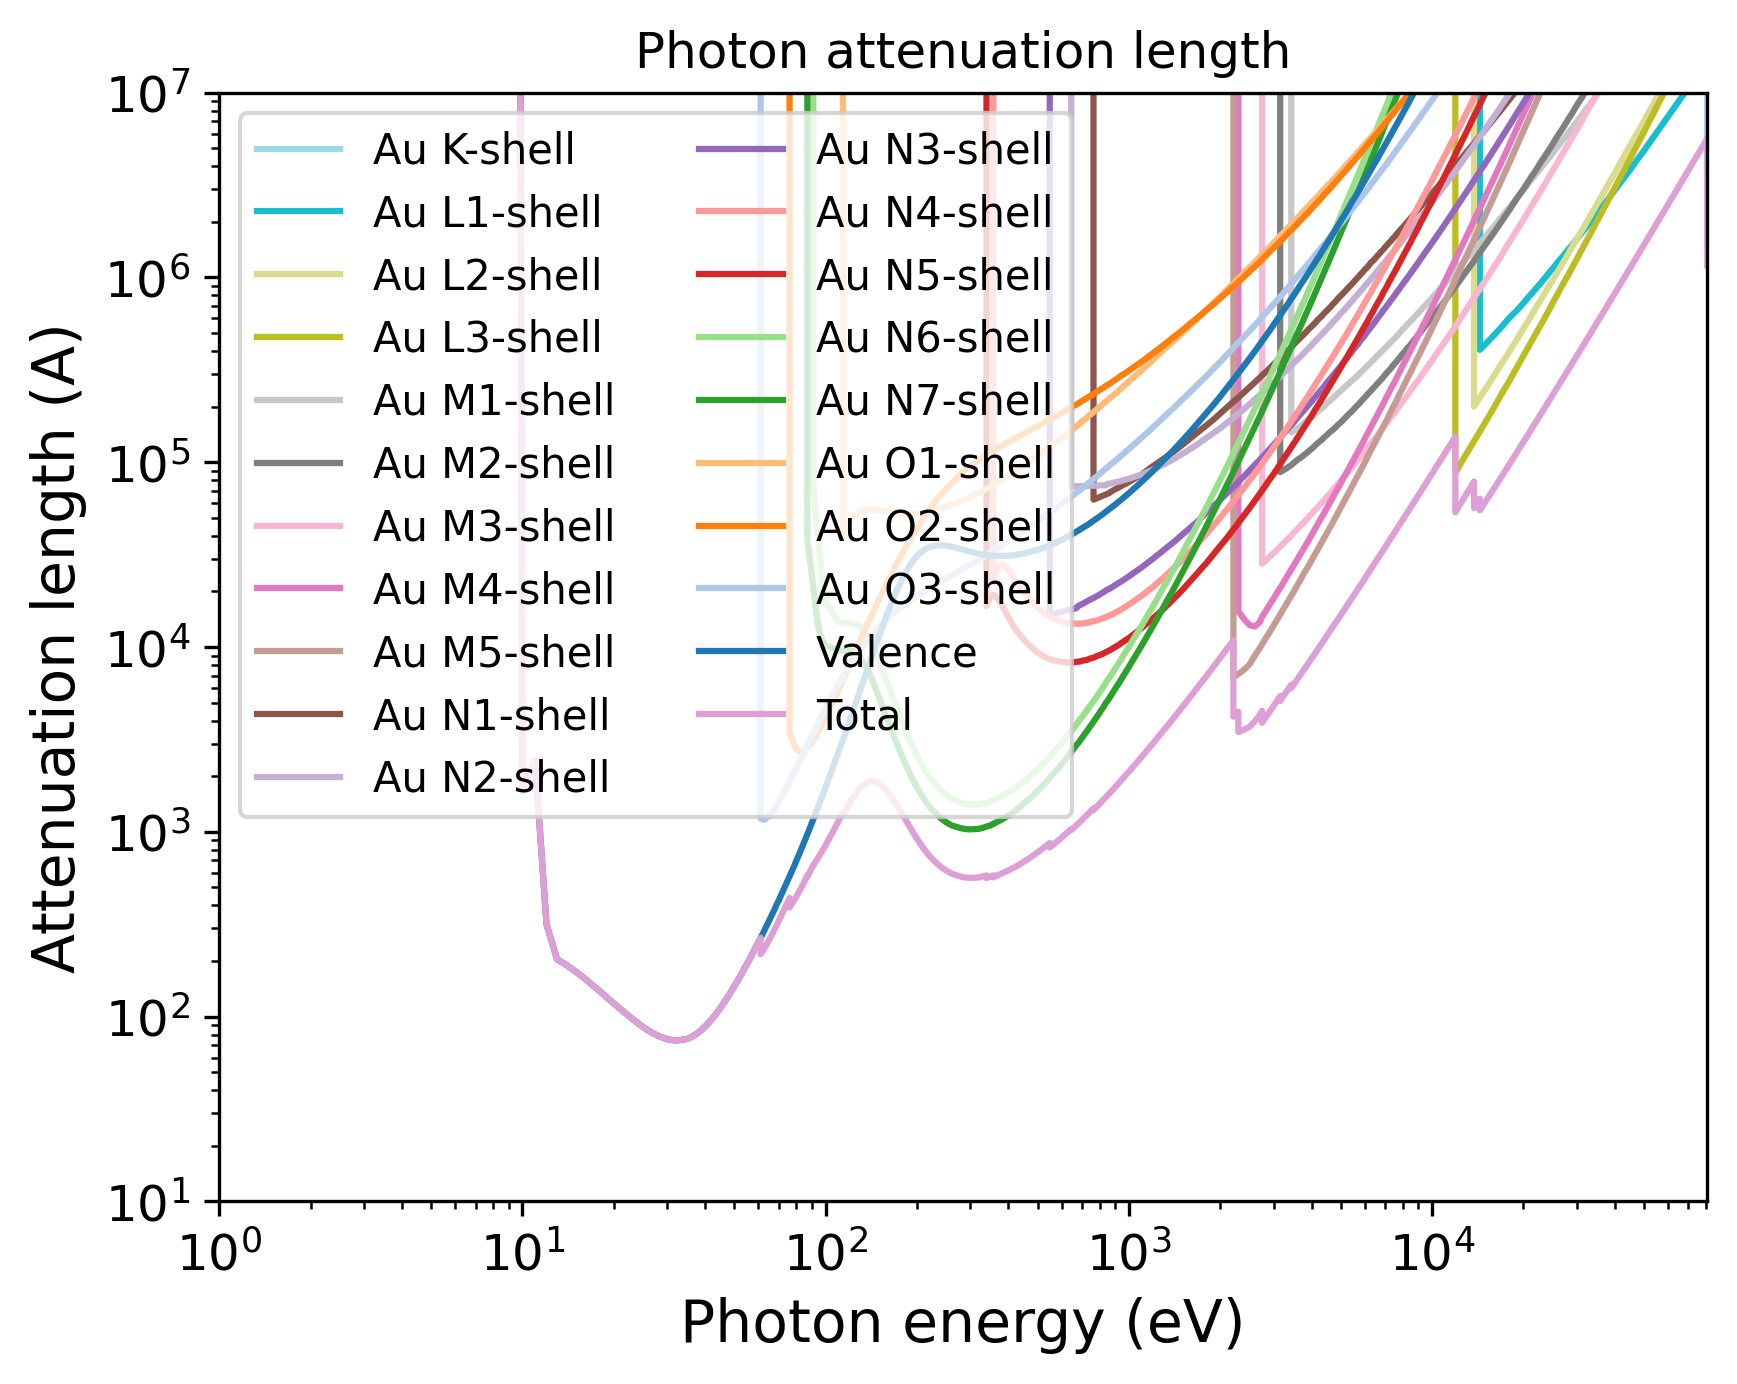

Here is the Python script that generated this plot:
import pandas as pd
import numpy as np
import matplotlib.pyplot as plt
import matplotlib.cm as cm
# Set the format:
plt.xlabel("Photon energy (eV)", fontsize=14)
plt.ylabel("Attenuation length (A)", fontsize=14)
plt.xticks(fontsize=12)
plt.yticks(fontsize=12)
plt.grid(False)
# Set the axes:
# Read the output file:
df = pd.read_csv(r"OUTPUT_Au_NP_Photon_IMFP.dat", sep=r'\s+', header=None, comment="#", skipinitialspace=True)
plt.xscale("log")
plt.yscale("log")
# Prepare the plot:
columns_to_plot = [ 1, 2, 3, 4, 5, 6, 7, 8, 9, 10, 11, 12, 13, 14, 15, 16, 17, 18, 19, 20, 21]
labels = [ "Au K-shell", "Au L1-shell", "Au L2-shell", "Au L3-shell", "Au M1-shell", "Au M2-shell", "Au M3-shell", "Au M4-shell", "Au M5-shell", "Au N1-shell", "Au N2-shell", "Au N3-shell", "Au N4-shell", "Au N5-shell", "Au N6-shell", "Au N7-shell", "Au O1-shell", "Au O2-shell", "Au O3-shell", "Valence", "Total"]
# Create N distinct colors from a colormap
N = len(columns_to_plot)
colors = np.vstack([plt.cm.tab20(np.linspace(1, 0, 20)), plt.cm.tab20b(np.linspace(1, 0, 20))])
# Set line styles:
linestyles = [ "-", "-", "-", "-", "-", "-", "-", "-", "-", "-", "-", "-", "-", "-", "-", "-", "-", "-", "-", "-", "-"]
for i, col in enumerate(columns_to_plot):
    color = colors[i % len(colors)]
    ls    = linestyles[i % len(linestyles)]
    label = labels[i % len(labels)]
    plt.plot(df.iloc[:, 0], df.iloc[:, col],
    color=color,
    label=label,
    linestyle=ls)
plt.xlim(1.00000000,80729.00100000)
plt.ylim(10.00000000,10000000.00000000)
plt.title("Photon attenuation length")
plt.legend(loc="best", fontsize=10, ncol=2)
# Save the plot in this format:
plt.savefig("OUTPUT_MFP_photon.png", dpi=300, bbox_inches="tight")
